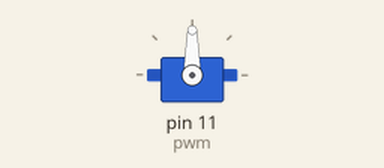
Bench run of a program on a simulated Raspberry Pi (header pin numbers). Shown: servo. Servo angles are drawn from the pulse width (0.5 ms = 0°, 2.5 ms = 180°).

Above: at 0.05 s.
At 1.5 s:
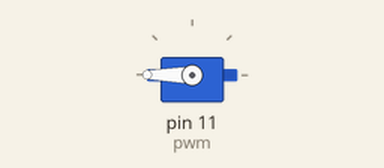
At 3.0 s:
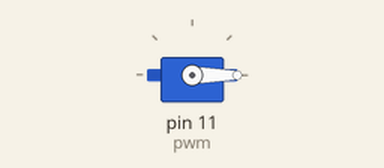
Timing chart, 0 to 6.9 s (numbered marks = the images above):
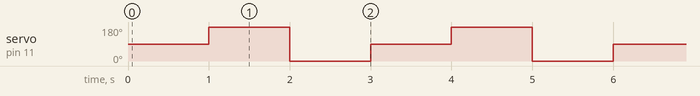

Measured:
- by itself, servo on pin 11 (pwm): repeats every 3.0 s: 0° 1.0 s, 90° 1.0 s, 180° 1.0 s

The program:

servomotor.py
```python
'''model=towerprosg90
voltage-4-8v dc
speed 60 deg in 0.1 s
torquue -1-6 kg cm
weight 9g
pulse width-0.5ms-2.5ms
for 0* -0.5 ms
for neutral -1.5 ms
for 180* -2.5 ms
F=50hz/dc
t=20 ms


'''
'''for pwm you can use this code'''
import RPi.GPIO as GPIO
from time import sleep
GPIO.setmode(GPIO.BOARD)
GPIO.setup(11,GPIO.OUT)
pwm=GPIO.PWM(11,50)#11 pin number and 50HZ
pwm.start(7.5)
try:
    while True:

            pwm.ChangeDutyCycle(7.5)#neutral
            sleep(1)
            pwm.ChangeDutyCycle(12.5)#180 degree
            sleep(1)
            pwm.ChangeDutyCycle(2.5)#0 degree
            sleep(1)

except KeyboardInterrupt:
    pwm.stop()
    GPIO.cleanup()
```
